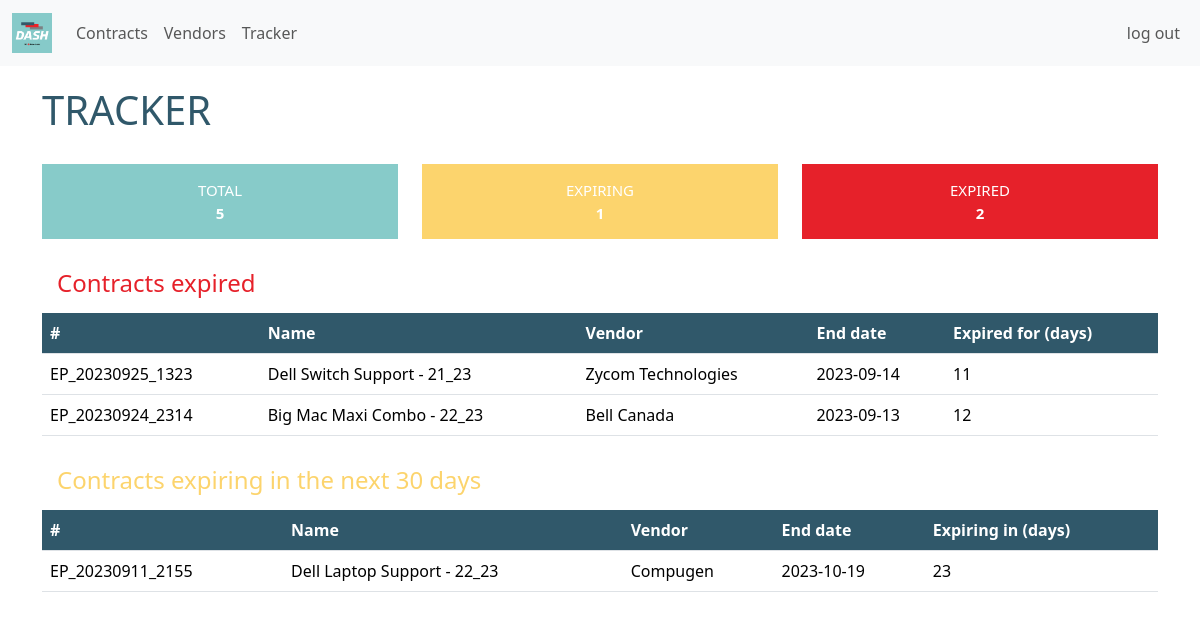
Screenshot of /tracker (signed in) with the database file from the repository.
### tables this page shows
CREATE TABLE contracts (number TEXT PRIMARY KEY, name TEXT NOT NULL,  vendor TEXT, start TEXT, end TEXT, value REAL, bid_sollicitation TEXT, orga TEXT, owner INTEGER);

### app.py (the view)
@app.route("/tracker")
@login_required
def tracker():
    user_orga = db.execute("SELECT * FROM users WHERE id = ?", session['user_id'])[0]['org']
    today = datetime.now()
    expired = db.execute("SELECT * FROM contracts WHERE end < ? AND orga = ? ORDER BY end DESC", date.today(), user_orga)
    expiring = db.execute("SELECT * FROM contracts WHERE end > ? AND end < ?  AND orga = ? ORDER BY end ASC", date.today(), (date.today() + timedelta(days=30)), user_orga)
    total_contract = db.execute("SELECT DISTINCT COUNT(number) AS count FROM contracts WHERE orga = ? ", user_orga)[0]
    total_expired = db.execute("SELECT DISTINCT COUNT(number) AS count FROM contracts WHERE end < ?  AND orga = ?", date.today(), user_orga)[0]
    total_expiring = db.execute("SELECT DISTINCT COUNT(number) AS count FROM contracts WHERE end > ? AND end < ? AND orga = ?", date.today(), (date.today() + timedelta(days=30)), user_orga)[0]
    return render_template("tracker.html",
                           total_contract=total_contract, total_expired=total_expired, total_expiring=total_expiring,
                           expired = expired, expiring=expiring, today=today)

### app.py (called while the page is built)
def login_required(f):
    @wraps(f)
    def decorated_function(*args, **kwargs):
        if session.get("user_id") is None:
            return redirect("/login")
        return f(*args, **kwargs)
    return decorated_function

### helpers.py (called while the page is built)
def to_date(value):
    return datetime.strptime(value, '%Y-%m-%d')

### templates/tracker.html (shortened to what this page needs)
{% extends "layout.html" %}
{% block main %}
    <div class="container">
        <h1>TRACKER</h1>
        <div class="row">
            <div class="col">
                <div class="tracker-KPI" id="tracker-total">
                    <div>TOTAL</div>
                    <div style="font-weight:bold">{{ total_contract['count'] }}</div>
                </div>
            </div>
            <div class="col">
                <div class="tracker-KPI" id="tracker-expiring">
                    <div>EXPIRING</div>
                    <div style="font-weight:bold">{{ total_expiring['count'] }}</div>
                </div>
            </div>
            <div class="col">
                <div class="tracker-KPI" id="tracker-expired">
                    <div>EXPIRED</div>
                    <div style="font-weight:bold">{{ total_expired['count'] }}</div>
                </div>
            </div>
        </div>
        <h4 style="color:#E6212A">Contracts expired</h4>
        <table class="table">
            <thead>
                <tr>
                    <th scope="col">#</th>
                    <th scope="col">Name</th>
                    <th scope="col">Vendor</th>
                    <th scope="col">End date</th>
                    <th scope="col">Expired for (days)</th>
                </tr>
            </thead>
            <tbody>
                {% for contract in expired %}
                <tr>
                    <td scope="row">{{ contract.number }}</td>
                    <td>{{ contract.name }}</td>
                    <td>{{ contract.vendor }}</td>
                    <td>{{ contract.end }}</td>
                    <td>{{ (today - contract.end|to_date).days }}</td>
                </tr>
                {% endfor %}
            </tbody>
        </table>
        <h4 style="color:#FCD46D">Contracts expiring in the next 30 days</h4>
        <table class="table">
            <thead>
                <tr>
                    <th scope="col">#</th>
                    <th scope="col">Name</th>
                    <th scope="col">Vendor</th>
                    <th scope="col">End date</th>
                    <th scope="col">Expiring in (days)</th>
                </tr>
            </thead>
            <tbody>
                {% for contract in expiring %}
                <tr>
                    <td scope="row">{{ contract.number }}</td>
                    <td>{{ contract.name }}</td>
                    <td>{{ contract.vendor }}</td>
                    <td>{{ contract.end }}</td>
                    <td>{{ (contract.end|to_date - today).days }}</td>
                </tr>
                {% endfor %}
            </tbody>
        </table>
    </div>
{% endblock %}

### static/style.css (style rules this page uses)
h1 { color: #30586A; margin: 20px 0px 30px 0px; }
h4 { margin: 30px 0px 15px 15px; color: White; }
thead th { background-color: #30586A !important; color: white !important; }
.tracker-KPI { display:flex; flex-direction:column; align-items:center; justify-content:center; color: white; height:75px; font-size:15px; }
#tracker-total { background-color:#87CBC9; }
#tracker-expired { background-color:#E6212A; }
#tracker-expiring { background-color:#FCD46D; }

### rows the page displays
contracts: number "EP_20230925_1323", name "Dell Switch Support - 21_23", vendor "Zycom Technologies", end "2023-09-14", (today-contract.end|to_date).days "11"
contracts: number "EP_20230924_2314", name "Big Mac Maxi Combo - 22_23", vendor "Bell Canada", end "2023-09-13", (today-contract.end|to_date).days "12"
contracts: number "EP_20230911_2155", name "Dell Laptop Support - 22_23", vendor "Compugen", end "2023-10-19", (contract.end|to_date-today).days "23"

### other values shown
{{ total_contract['count'] }} "5"
{{ total_expiring['count'] }} "1"
{{ total_expired['count'] }} "2"
